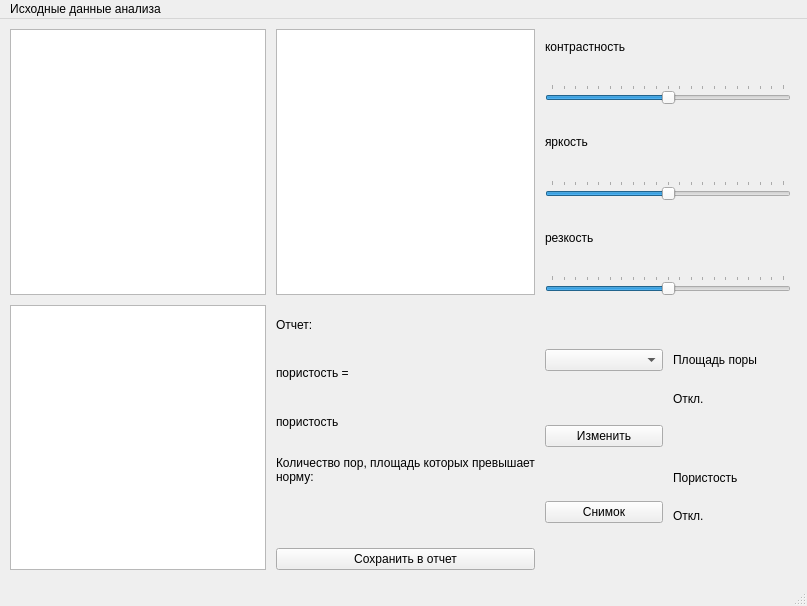
<?xml version="1.0" encoding="UTF-8"?>
<ui version="4.0">
 <class>MainWindow</class>
 <widget class="QMainWindow" name="MainWindow">
  <property name="geometry">
   <rect>
    <x>0</x>
    <y>0</y>
    <width>807</width>
    <height>606</height>
   </rect>
  </property>
  <property name="windowTitle">
   <string>MainWindow</string>
  </property>
  <widget class="QWidget" name="centralwidget">
   <widget class="QWidget" name="gridLayoutWidget">
    <property name="geometry">
     <rect>
      <x>0</x>
      <y>0</y>
      <width>801</width>
      <height>561</height>
     </rect>
    </property>
    <layout class="QGridLayout" name="gridLayout">
     <property name="leftMargin">
      <number>10</number>
     </property>
     <property name="topMargin">
      <number>10</number>
     </property>
     <property name="rightMargin">
      <number>10</number>
     </property>
     <property name="bottomMargin">
      <number>10</number>
     </property>
     <property name="spacing">
      <number>10</number>
     </property>
     <item row="0" column="1">
      <widget class="QGraphicsView" name="FilteredImageView">
       <property name="dragMode">
        <enum>QGraphicsView::ScrollHandDrag</enum>
       </property>
      </widget>
     </item>
     <item row="5" column="0">
      <widget class="QGraphicsView" name="ResultImageView">
       <property name="dragMode">
        <enum>QGraphicsView::ScrollHandDrag</enum>
       </property>
      </widget>
     </item>
     <item row="0" column="0">
      <widget class="QGraphicsView" name="SourceImageView">
       <property name="dragMode">
        <enum>QGraphicsView::ScrollHandDrag</enum>
       </property>
      </widget>
     </item>
     <item row="5" column="1">
      <layout class="QVBoxLayout" name="verticalLayout_5">
       <item>
        <widget class="QLabel" name="label_4">
         <property name="text">
          <string>Отчет:</string>
         </property>
        </widget>
       </item>
       <item>
        <layout class="QHBoxLayout" name="horizontalLayout">
         <item>
          <widget class="QLabel" name="label_5">
           <property name="enabled">
            <bool>true</bool>
           </property>
           <property name="sizePolicy">
            <sizepolicy hsizetype="Preferred" vsizetype="Preferred">
             <horstretch>0</horstretch>
             <verstretch>0</verstretch>
            </sizepolicy>
           </property>
           <property name="text">
            <string>пористость = </string>
           </property>
          </widget>
         </item>
         <item>
          <widget class="QLabel" name="PorosityResultValue">
           <property name="text">
            <string/>
           </property>
          </widget>
         </item>
        </layout>
       </item>
       <item>
        <layout class="QHBoxLayout" name="horizontalLayout_2">
         <item>
          <widget class="QLabel" name="label_7">
           <property name="text">
            <string>пористость</string>
           </property>
          </widget>
         </item>
         <item>
          <widget class="QLabel" name="PorosityVerdictResultValue">
           <property name="text">
            <string/>
           </property>
          </widget>
         </item>
        </layout>
       </item>
       <item>
        <widget class="QLabel" name="label_9">
         <property name="sizePolicy">
          <sizepolicy hsizetype="Preferred" vsizetype="Preferred">
           <horstretch>0</horstretch>
           <verstretch>0</verstretch>
          </sizepolicy>
         </property>
         <property name="text">
          <string>Количество пор, площадь которых превышает норму:</string>
         </property>
         <property name="wordWrap">
          <bool>true</bool>
         </property>
        </widget>
       </item>
       <item>
        <widget class="QLabel" name="BadCountorsAmountValue">
         <property name="sizePolicy">
          <sizepolicy hsizetype="Preferred" vsizetype="Preferred">
           <horstretch>0</horstretch>
           <verstretch>0</verstretch>
          </sizepolicy>
         </property>
         <property name="text">
          <string/>
         </property>
        </widget>
       </item>
       <item>
        <widget class="QPushButton" name="saveInReportBtn">
         <property name="text">
          <string>Сохранить в отчет</string>
         </property>
        </widget>
       </item>
      </layout>
     </item>
     <item row="0" column="2">
      <layout class="QVBoxLayout" name="verticalLayout_4">
       <property name="spacing">
        <number>20</number>
       </property>
       <item>
        <layout class="QVBoxLayout" name="verticalLayout_3">
         <item>
          <widget class="QLabel" name="label_3">
           <property name="text">
            <string>контрастность</string>
           </property>
          </widget>
         </item>
         <item>
          <widget class="QSlider" name="ImageContrastSlider">
           <property name="minimum">
            <number>-100</number>
           </property>
           <property name="maximum">
            <number>100</number>
           </property>
           <property name="singleStep">
            <number>10</number>
           </property>
           <property name="pageStep">
            <number>10</number>
           </property>
           <property name="orientation">
            <enum>Qt::Horizontal</enum>
           </property>
           <property name="tickPosition">
            <enum>QSlider::TicksAbove</enum>
           </property>
           <property name="tickInterval">
            <number>10</number>
           </property>
          </widget>
         </item>
        </layout>
       </item>
       <item>
        <layout class="QVBoxLayout" name="verticalLayout">
         <item>
          <widget class="QLabel" name="label">
           <property name="text">
            <string>яркость</string>
           </property>
          </widget>
         </item>
         <item>
          <widget class="QSlider" name="ImageBrightnessSlider">
           <property name="maximum">
            <number>200</number>
           </property>
           <property name="singleStep">
            <number>10</number>
           </property>
           <property name="value">
            <number>100</number>
           </property>
           <property name="sliderPosition">
            <number>100</number>
           </property>
           <property name="tracking">
            <bool>true</bool>
           </property>
           <property name="orientation">
            <enum>Qt::Horizontal</enum>
           </property>
           <property name="tickPosition">
            <enum>QSlider::TicksAbove</enum>
           </property>
           <property name="tickInterval">
            <number>10</number>
           </property>
          </widget>
         </item>
        </layout>
       </item>
       <item>
        <layout class="QVBoxLayout" name="verticalLayout_2">
         <item>
          <widget class="QLabel" name="label_2">
           <property name="text">
            <string>резкость</string>
           </property>
          </widget>
         </item>
         <item>
          <widget class="QSlider" name="ImageSharpnessSlider">
           <property name="minimum">
            <number>-100</number>
           </property>
           <property name="maximum">
            <number>100</number>
           </property>
           <property name="singleStep">
            <number>10</number>
           </property>
           <property name="orientation">
            <enum>Qt::Horizontal</enum>
           </property>
           <property name="tickPosition">
            <enum>QSlider::TicksAbove</enum>
           </property>
           <property name="tickInterval">
            <number>10</number>
           </property>
          </widget>
         </item>
        </layout>
       </item>
      </layout>
     </item>
     <item row="5" column="2">
      <layout class="QHBoxLayout" name="horizontalLayout_3">
       <item>
        <layout class="QVBoxLayout" name="verticalLayout_7">
         <item>
          <widget class="QComboBox" name="selectMaterialComboBox"/>
         </item>
         <item>
          <widget class="QPushButton" name="ChangeMaterialsButton">
           <property name="text">
            <string>Изменить</string>
           </property>
          </widget>
         </item>
         <item>
          <widget class="QPushButton" name="pushButton_3">
           <property name="text">
            <string>Снимок</string>
           </property>
          </widget>
         </item>
        </layout>
       </item>
       <item>
        <layout class="QVBoxLayout" name="verticalLayout_6">
         <item>
          <spacer name="verticalSpacer_3">
           <property name="orientation">
            <enum>Qt::Vertical</enum>
           </property>
           <property name="sizeType">
            <enum>QSizePolicy::Fixed</enum>
           </property>
           <property name="sizeHint" stdset="0">
            <size>
             <width>20</width>
             <height>40</height>
            </size>
           </property>
          </spacer>
         </item>
         <item>
          <layout class="QVBoxLayout" name="verticalLayout_9">
           <item>
            <layout class="QHBoxLayout" name="horizontalLayout_6">
             <item>
              <widget class="QLabel" name="label_11">
               <property name="sizePolicy">
                <sizepolicy hsizetype="Preferred" vsizetype="Preferred">
                 <horstretch>0</horstretch>
                 <verstretch>0</verstretch>
                </sizepolicy>
               </property>
               <property name="text">
                <string>Площадь поры</string>
               </property>
               <property name="wordWrap">
                <bool>true</bool>
               </property>
              </widget>
             </item>
             <item>
              <widget class="QLabel" name="SquareValue">
               <property name="text">
                <string/>
               </property>
              </widget>
             </item>
            </layout>
           </item>
           <item>
            <layout class="QHBoxLayout" name="horizontalLayout_4">
             <item>
              <widget class="QLabel" name="label_13">
               <property name="text">
                <string>Откл.</string>
               </property>
              </widget>
             </item>
             <item>
              <widget class="QLabel" name="SquareDeviationValue">
               <property name="text">
                <string/>
               </property>
              </widget>
             </item>
            </layout>
           </item>
          </layout>
         </item>
         <item>
          <spacer name="verticalSpacer">
           <property name="orientation">
            <enum>Qt::Vertical</enum>
           </property>
           <property name="sizeType">
            <enum>QSizePolicy::Fixed</enum>
           </property>
           <property name="sizeHint" stdset="0">
            <size>
             <width>20</width>
             <height>40</height>
            </size>
           </property>
          </spacer>
         </item>
         <item>
          <layout class="QVBoxLayout" name="verticalLayout_8">
           <item>
            <layout class="QHBoxLayout" name="horizontalLayout_5">
             <item>
              <widget class="QLabel" name="label_15">
               <property name="text">
                <string>Пористость</string>
               </property>
              </widget>
             </item>
             <item>
              <widget class="QLabel" name="PorosityValue">
               <property name="text">
                <string/>
               </property>
              </widget>
             </item>
            </layout>
           </item>
           <item>
            <layout class="QHBoxLayout" name="horizontalLayout_7">
             <item>
              <widget class="QLabel" name="label_17">
               <property name="text">
                <string>Откл.</string>
               </property>
              </widget>
             </item>
             <item>
              <widget class="QLabel" name="PorosityDeviationValue">
               <property name="text">
                <string/>
               </property>
              </widget>
             </item>
            </layout>
           </item>
          </layout>
         </item>
         <item>
          <spacer name="verticalSpacer_2">
           <property name="orientation">
            <enum>Qt::Vertical</enum>
           </property>
           <property name="sizeType">
            <enum>QSizePolicy::Fixed</enum>
           </property>
           <property name="sizeHint" stdset="0">
            <size>
             <width>20</width>
             <height>40</height>
            </size>
           </property>
          </spacer>
         </item>
        </layout>
       </item>
      </layout>
     </item>
    </layout>
   </widget>
  </widget>
  <widget class="QMenuBar" name="menubar">
   <property name="geometry">
    <rect>
     <x>0</x>
     <y>0</y>
     <width>807</width>
     <height>21</height>
    </rect>
   </property>
   <widget class="QMenu" name="menuOpen">
    <property name="title">
     <string>Исходные данные анализа</string>
    </property>
    <addaction name="actionOpen"/>
    <addaction name="actionWebcam"/>
   </widget>
   <addaction name="menuOpen"/>
  </widget>
  <widget class="QStatusBar" name="statusbar"/>
  <action name="actionOpen">
   <property name="text">
    <string>Open</string>
   </property>
  </action>
  <action name="actionWebcam">
   <property name="text">
    <string>Webcam</string>
   </property>
  </action>
 </widget>
 <resources/>
 <connections/>
</ui>
